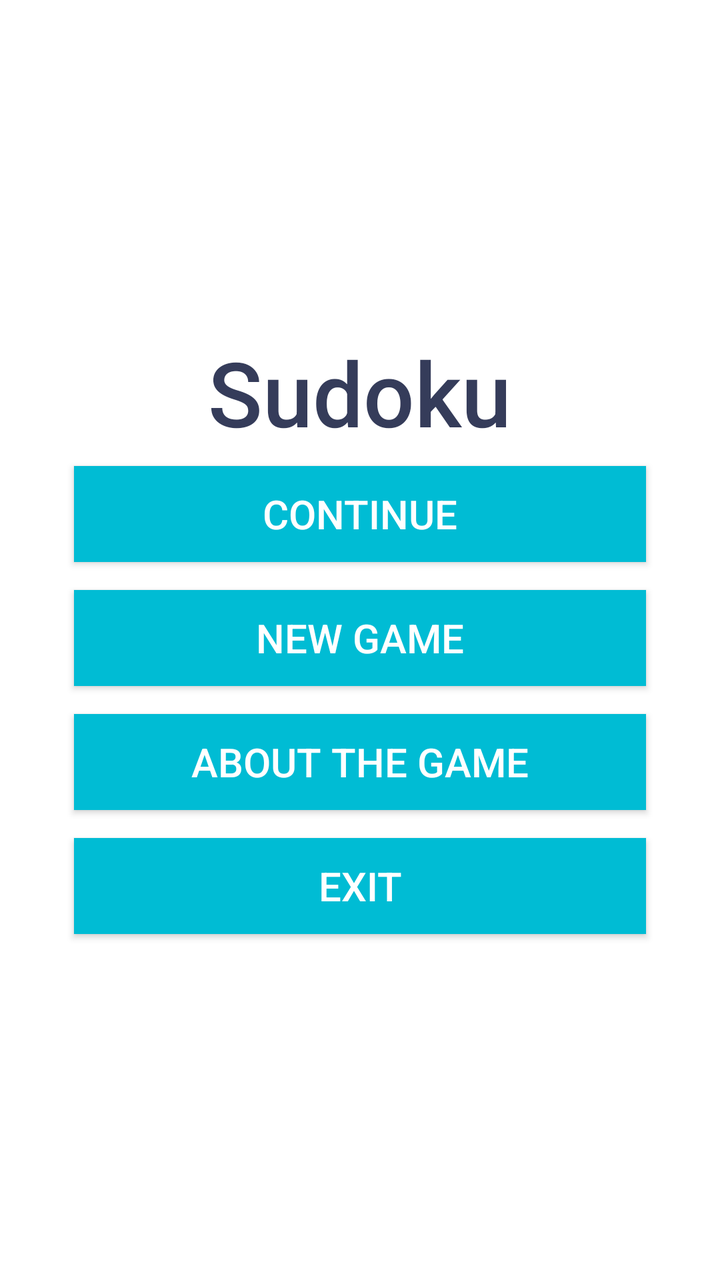
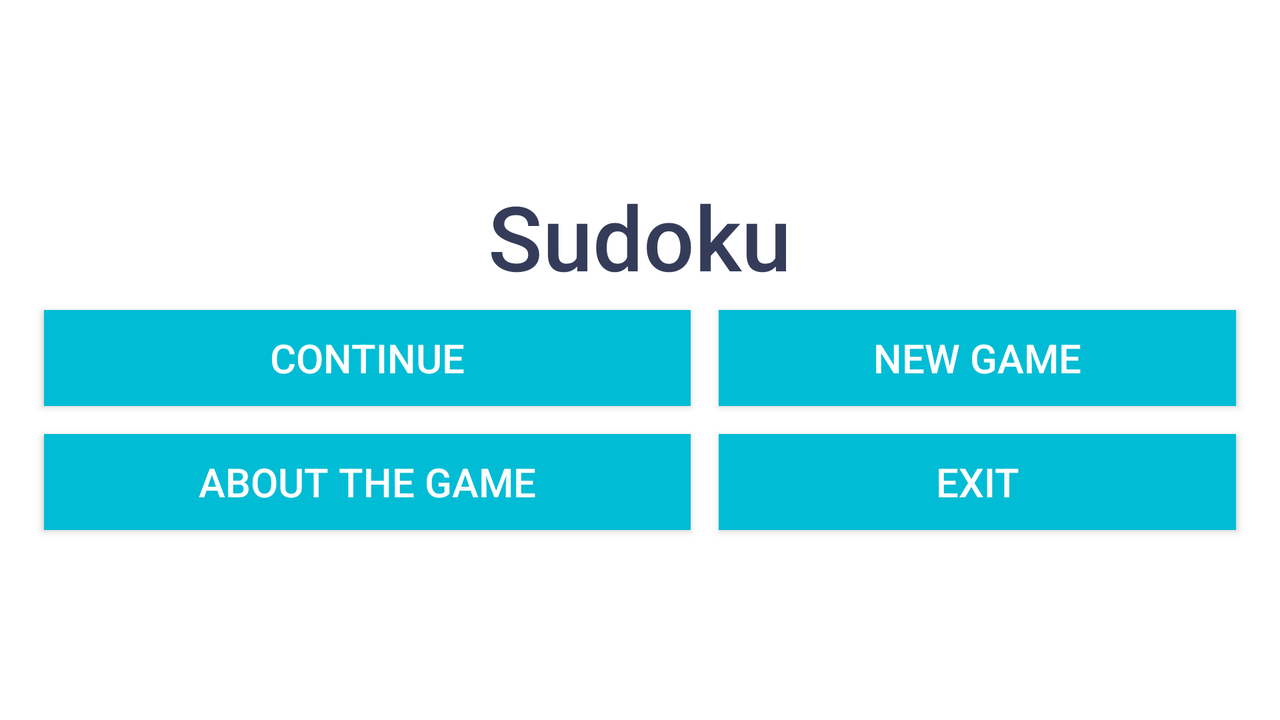

First picture: res/layout/ on a phone held upright. Second picture: the repository's own variant of that layout, on a device whose configuration matches the variant's folder. Source for both follows.
<!-- AndroidManifest.xml: application theme AppTheme -->
<!-- res/layout/main.xml -->
<?xml version="1.0" encoding="utf-8"?>
<LinearLayout
    xmlns:android="http://schemas.android.com/apk/res/android"
    android:background="@color/background_main"
    android:layout_height="match_parent"
    android:layout_width="match_parent"
    android:padding="30dp"
    android:orientation="horizontal">
    <LinearLayout
        android:orientation="vertical"
        android:layout_height="wrap_content"
        android:layout_width="match_parent"
        android:layout_gravity="center">
        <TextView
            android:text="@string/main_title"
            android:fontFamily="sans-serif-medium"
            android:textColor="@color/puzzle_dark"
            android:layout_height="wrap_content"
            android:layout_width="wrap_content"
            android:layout_gravity="center"
            android:textSize="45sp" />
        <Button
            android:id="@+id/continue_button"
            style="@style/button_main"
            android:layout_width="match_parent"
            android:layout_height="match_parent"
            android:text="@string/continue_label" />
        <Button
            android:id="@+id/new_button"
            style="@style/button_main"
            android:layout_width="match_parent"
            android:layout_height="wrap_content"
            android:text="@string/new_game_label" />
        <Button
            android:id="@+id/about_button"
            style="@style/button_main"
            android:layout_width="match_parent"
            android:layout_height="wrap_content"
            android:text="@string/about_button" />

        <Button
            android:id="@+id/exit_button"
            style="@style/button_main"
            android:layout_width="match_parent"
            android:layout_height="wrap_content"
            android:text="@string/exit_label" />
    </LinearLayout>
</LinearLayout>
<!-- resources referenced by this layout -->
<resources>
  <color name="background_main">#FFFFFF</color>
  <color name="puzzle_dark">#353C5A</color>
  <string name="about_button">About the Game</string>
  <string name="continue_label">Continue</string>
  <string name="exit_label">Exit</string>
  <string name="main_title">Sudoku</string>
  <string name="new_game_label">New Game</string>
  <style name="button_main">
          <item name="android:background">@color/background_main_button</item>
          <item name="android:textColor">@color/background_main</item>
          <item name="android:layout_margin">7dp</item>
          <item name="android:textSize">20sp</item>
      </style>
  <style name="AppTheme" parent="Theme.AppCompat.Light.DarkActionBar">
          
          <item name="colorPrimary">@color/background_main_button</item>
      </style>
  <color name="background_main_button">#00BCD4</color>
</resources>
<!-- res/layout-land/main.xml (the repository's variant of the layout above) -->
<!-- drawn on the phone turned sideways -->
<?xml version="1.0" encoding="utf-8"?>
<LinearLayout xmlns:android="http://schemas.android.com/apk/res/android"
    android:layout_width="match_parent"
    android:layout_height="match_parent"
    android:background="@color/background_main"
    android:orientation="horizontal"
    android:padding="15dip">

    <LinearLayout
        android:layout_width="match_parent"
        android:layout_height="wrap_content"
        android:layout_gravity="center"
        android:orientation="vertical">

        <TextView
            android:fontFamily="sans-serif-medium"
            android:textColor="@color/puzzle_dark"
            android:layout_width="wrap_content"
            android:layout_height="wrap_content"
            android:layout_gravity="center"
            android:text="@string/main_title"
            android:textSize="45sp" />

        <TableLayout
            android:layout_width="wrap_content"
            android:layout_height="wrap_content"
            android:layout_gravity="center"
            android:stretchColumns="*">

            <TableRow>

                <Button
                    style="@style/button_main"
                    android:id="@+id/continue_button"
                    android:text="@string/continue_label" />

                <Button
                    style="@style/button_main"

                    android:id="@+id/new_button"
                    android:text="@string/new_game_label" />
            </TableRow>

            <TableRow>

                <Button
                    style="@style/button_main"
                    android:id="@+id/about_button"
                    android:text="@string/about_button" />

                <Button
                    style="@style/button_main"
                    android:id="@+id/exit_button"
                    android:text="@string/exit_label" />
            </TableRow>
        </TableLayout>
    </LinearLayout>
</LinearLayout>
